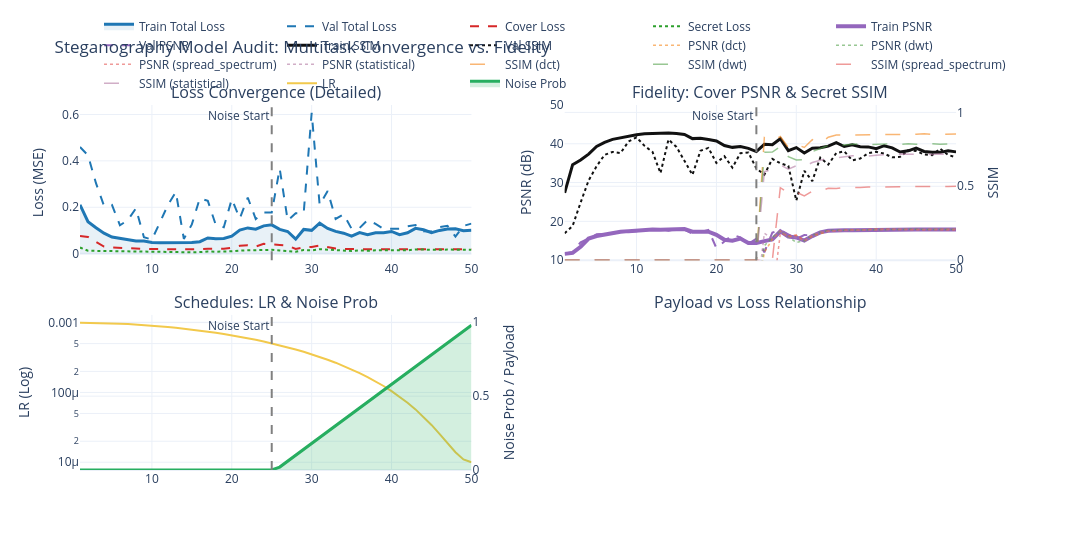
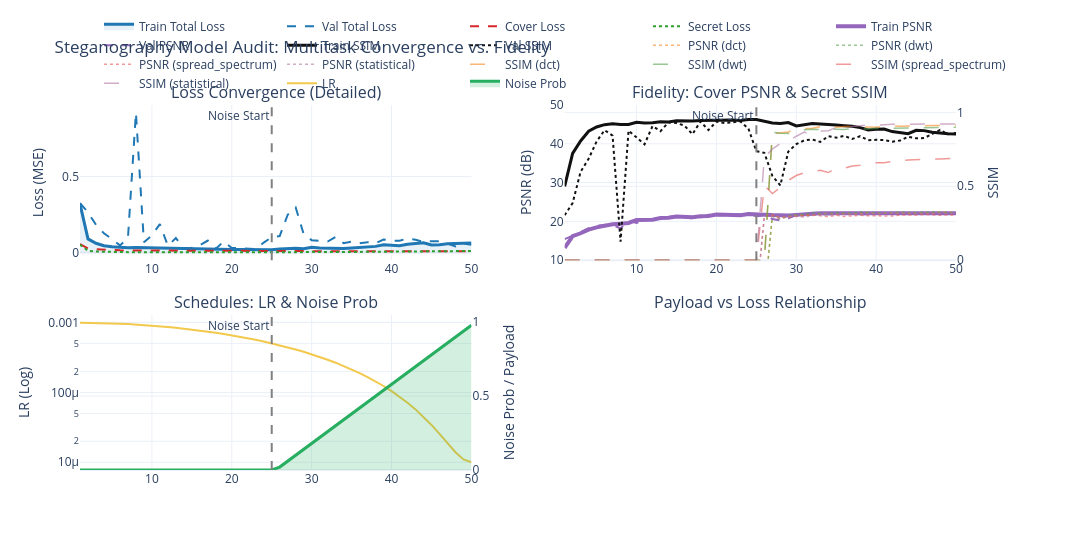
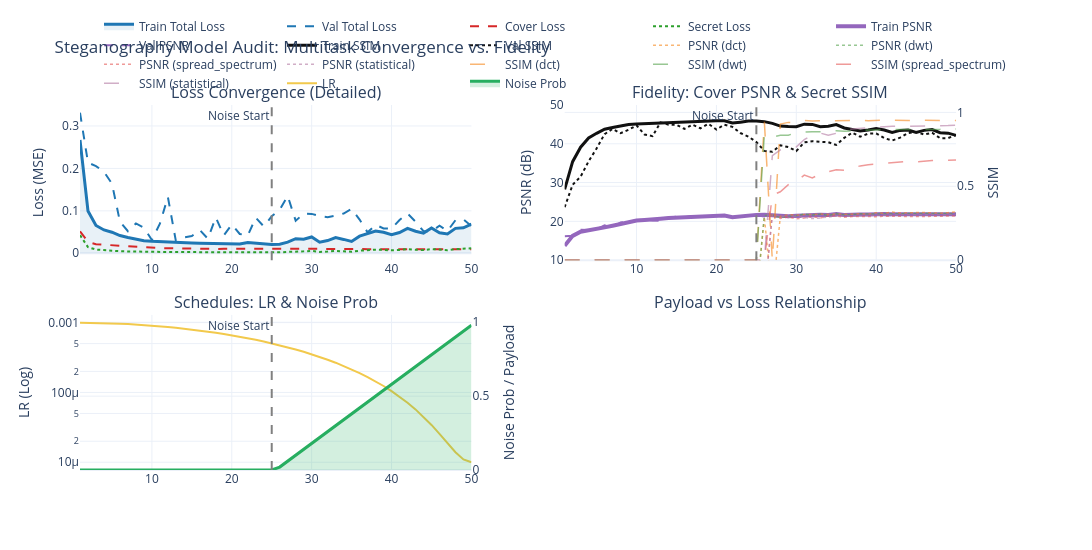
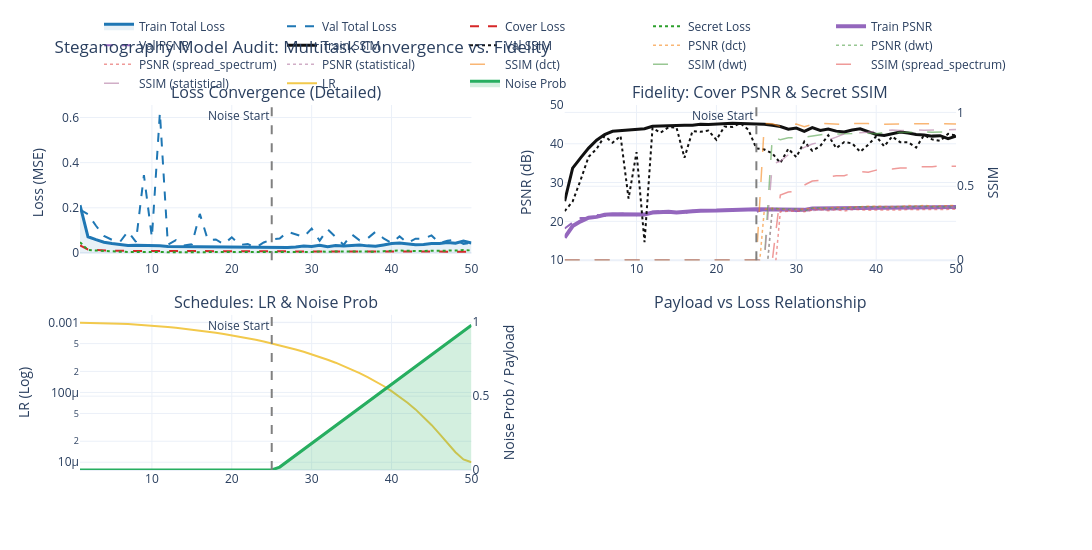

Notebook code for these charts, in order:
### Code cell
for ablation_idx in range(len(ABLATION_CONFIGS)):
    _cfg = ABLATION_CONFIGS[ablation_idx]
    BETA = _cfg["BETA"]
    ALPHA = _cfg["ALPHA"]
    EPOCHS = _cfg["EPOCHS"]
    LEARNING_RATE = _cfg["LEARNING_RATE"]
    START_NOISE_EP = _cfg["START_NOISE_EP"]
    PEAK_NOISE_EP = _cfg["PEAK_NOISE_EP"]
    RS_BYTES = _cfg["RS_BYTES"]
    if RS_BYTES >= fixed_byte_len - 2:
        RS_BYTES = fixed_byte_len // 2
    rs = RSCodec(RS_BYTES)
    # Fresh network weights for every run — prevents weight leakage between ablations
    prep_network = build_keras_prep_network()
    hide_network = build_keras_hide_network()
    reveal_network = build_keras_reveal_network()

    # Per-run output directories
    run_ckpt_dir = os.path.join(checkpoint_dir, str(ablation_idx))
    run_models_dir = os.path.join(models_dir, str(ablation_idx))
    run_data_dir = os.path.join(data_dir, str(ablation_idx))
    for _d in (run_ckpt_dir, run_models_dir, run_data_dir):
        os.makedirs(_d, exist_ok=True)

    # Create the integrated model
    lr_schedule = tf.keras.optimizers.schedules.CosineDecay(
        initial_learning_rate=LEARNING_RATE,
        decay_steps=EPOCHS * STEPS,  # Total number of training steps
        alpha=0.01
    )

    optimizer = tf.keras.optimizers.Adam(
        learning_rate=lr_schedule,
        global_clipnorm=1.0
    )

    # Wrap it for your StegoSystem
    tools = {
        'codec': codec,
        # Ensure keys match your 'methods' list
        **stego_map
    }

    model = StegoSystem(
        prep_net=prep_network,
        hide_net=hide_network,
        reveal_net=reveal_network,
        stego_tools=tools,
        steps_per_epoch=STEPS,
        max_safe_chars=max_safe_word_len,
        alpha=ALPHA,
        beta=BETA,
        noise_start_epoch=START_NOISE_EP,
        noise_peak_epoch=PEAK_NOISE_EP
    )

    model.build([(None, 64, 64, 3), (None, 64, 64, 3)])
    model.compile(optimizer=optimizer, jit_compile=False)
    # Execute the plot but only on first ablation cause they won't be different logically
    if ablation_idx == 0:
        model.summary()
        plot_steganography_graph(
            "steganography_logical_flow.pdf", False, 300, False)
        plot_steganography_graph(
            "steganography_nested_flow.pdf", True, 300, False)
        plot_steganography_graph(
            "steganography_full_flow.pdf", True, 300, True)
    # Callback to save every 10 epochs
    checkpoint_callback = tf.keras.callbacks.ModelCheckpoint(
        filepath=os.path.join(run_ckpt_dir, 'stego_best_val.weights.h5'),
        monitor='val_loss',
        save_best_only=True,
        save_weights_only=True,
        verbose=1,
    )

    callbacks = [checkpoint_callback,
                 SaveEveryTen(checkpoint_dir=run_ckpt_dir, max_to_keep=3),

                 ]

    # Train using Keras Fit
    history = model.fit(
        train_dataset,
        epochs=EPOCHS,
        validation_data=test_dataset,
        callbacks=callbacks,
        verbose=1
    )

    model.prep_net.save(os.path.join(run_models_dir, 'prep_model.keras'))
    model.hide_net.save(os.path.join(run_models_dir, 'hide_model.keras'))
    model.reveal_net.save(os.path.join(run_models_dir, 'reveal_model.keras'))
    print("Training completed. Final model states saved.")

    results = model.evaluate(test_dataset)
    print(
        f"Validation Results - Total Loss: {results[0]:.4f}, Cover Loss: {results[1]:.4f}, Secret Loss: {results[2]:.4f}")
    save_history_and_plot(history, run_data_dir)

    del model
    tf.keras.backend.clear_session()
    gc.collect()
